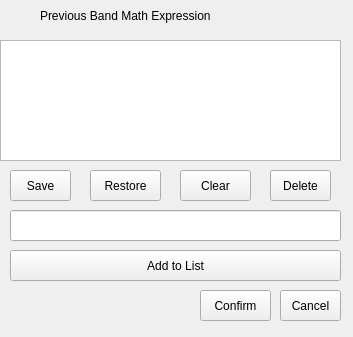
<?xml version="1.0" encoding="UTF-8"?>
<ui version="4.0">
 <class>Form</class>
 <widget class="QWidget" name="Form">
  <property name="geometry">
   <rect>
    <x>0</x>
    <y>0</y>
    <width>353</width>
    <height>337</height>
   </rect>
  </property>
  <property name="windowTitle">
   <string>Form</string>
  </property>
  <widget class="QLabel" name="label">
   <property name="geometry">
    <rect>
     <x>40</x>
     <y>0</y>
     <width>271</width>
     <height>31</height>
    </rect>
   </property>
   <property name="text">
    <string>Previous Band Math Expression</string>
   </property>
  </widget>
  <widget class="QListView" name="listView">
   <property name="geometry">
    <rect>
     <x>0</x>
     <y>40</y>
     <width>341</width>
     <height>121</height>
    </rect>
   </property>
  </widget>
  <widget class="QPushButton" name="pushButton">
   <property name="geometry">
    <rect>
     <x>10</x>
     <y>170</y>
     <width>61</width>
     <height>31</height>
    </rect>
   </property>
   <property name="text">
    <string>Save</string>
   </property>
  </widget>
  <widget class="QPushButton" name="pushButton_2">
   <property name="geometry">
    <rect>
     <x>90</x>
     <y>170</y>
     <width>71</width>
     <height>31</height>
    </rect>
   </property>
   <property name="text">
    <string>Restore</string>
   </property>
  </widget>
  <widget class="QPushButton" name="pushButton_3">
   <property name="geometry">
    <rect>
     <x>180</x>
     <y>170</y>
     <width>71</width>
     <height>31</height>
    </rect>
   </property>
   <property name="text">
    <string>Clear</string>
   </property>
  </widget>
  <widget class="QPushButton" name="pushButton_4">
   <property name="geometry">
    <rect>
     <x>270</x>
     <y>170</y>
     <width>61</width>
     <height>31</height>
    </rect>
   </property>
   <property name="text">
    <string>Delete</string>
   </property>
  </widget>
  <widget class="QLineEdit" name="lineEdit">
   <property name="geometry">
    <rect>
     <x>10</x>
     <y>210</y>
     <width>331</width>
     <height>31</height>
    </rect>
   </property>
  </widget>
  <widget class="QPushButton" name="pushButton_5">
   <property name="geometry">
    <rect>
     <x>10</x>
     <y>250</y>
     <width>331</width>
     <height>31</height>
    </rect>
   </property>
   <property name="text">
    <string>Add to List</string>
   </property>
  </widget>
  <widget class="QPushButton" name="pushButton_6">
   <property name="geometry">
    <rect>
     <x>200</x>
     <y>290</y>
     <width>71</width>
     <height>31</height>
    </rect>
   </property>
   <property name="text">
    <string>Confirm</string>
   </property>
  </widget>
  <widget class="QPushButton" name="pushButton_7">
   <property name="geometry">
    <rect>
     <x>280</x>
     <y>290</y>
     <width>61</width>
     <height>31</height>
    </rect>
   </property>
   <property name="text">
    <string>Cancel</string>
   </property>
  </widget>
 </widget>
 <resources/>
 <connections/>
</ui>
